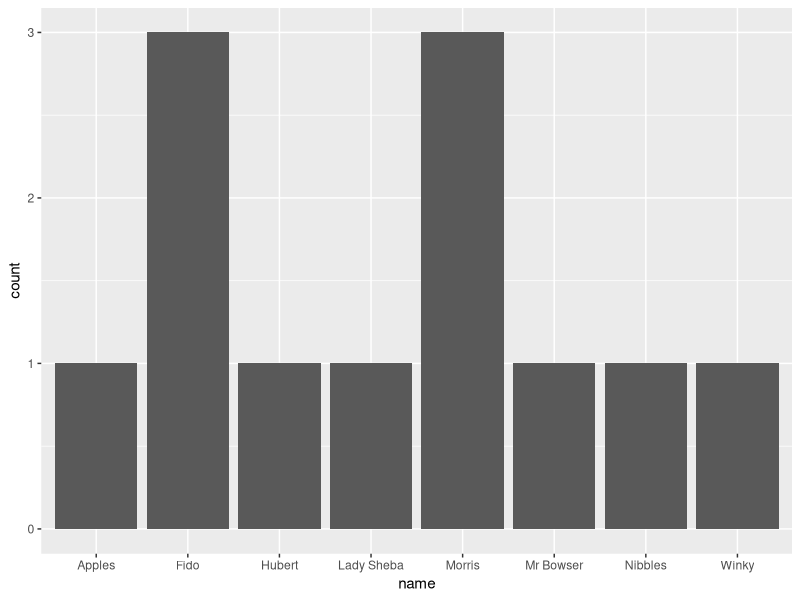
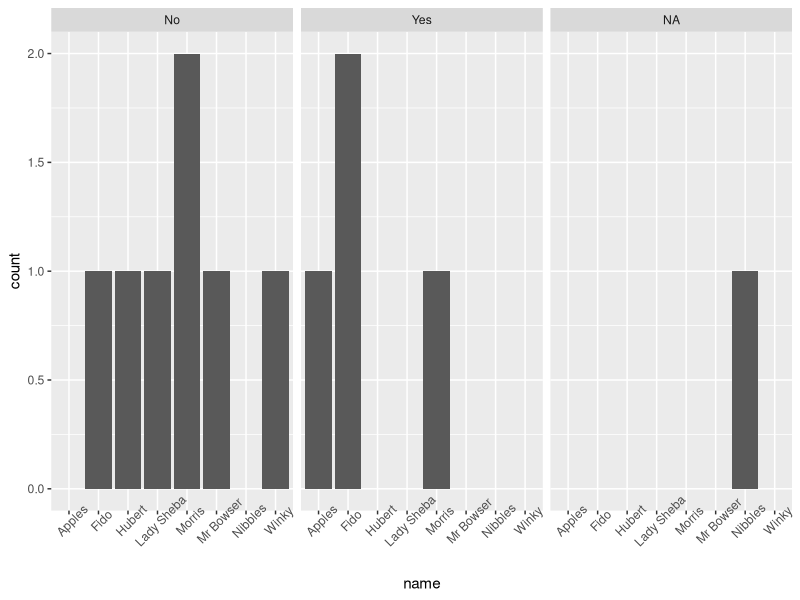
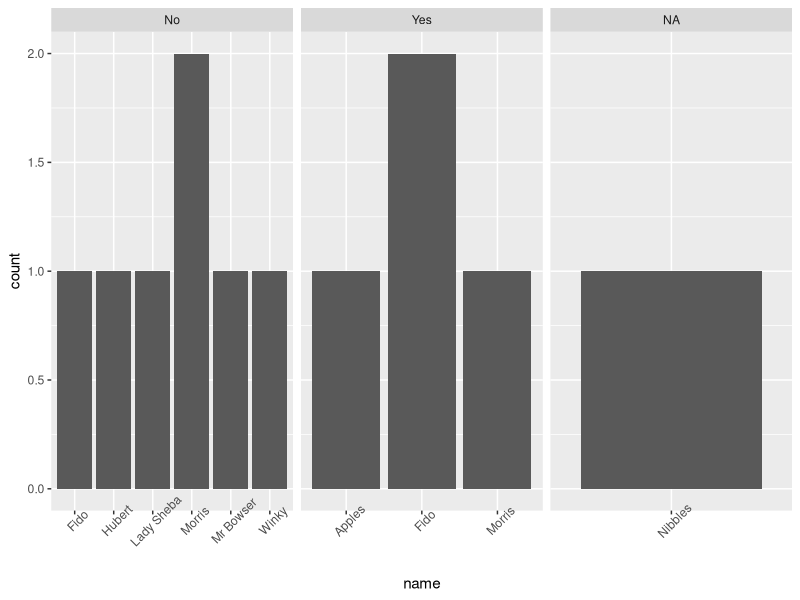
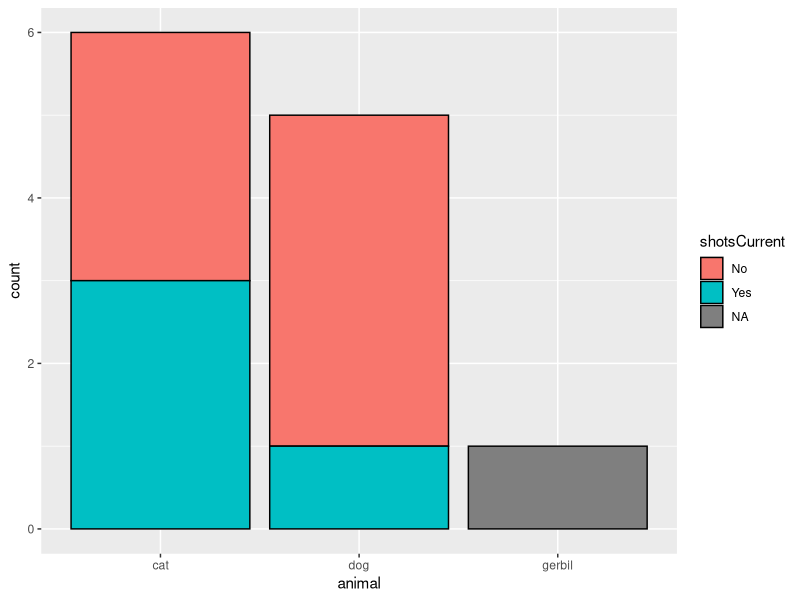
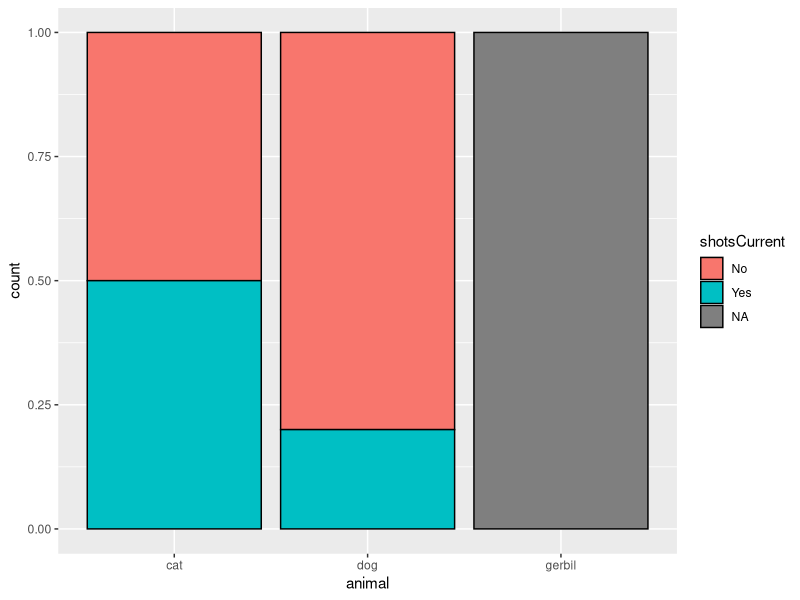
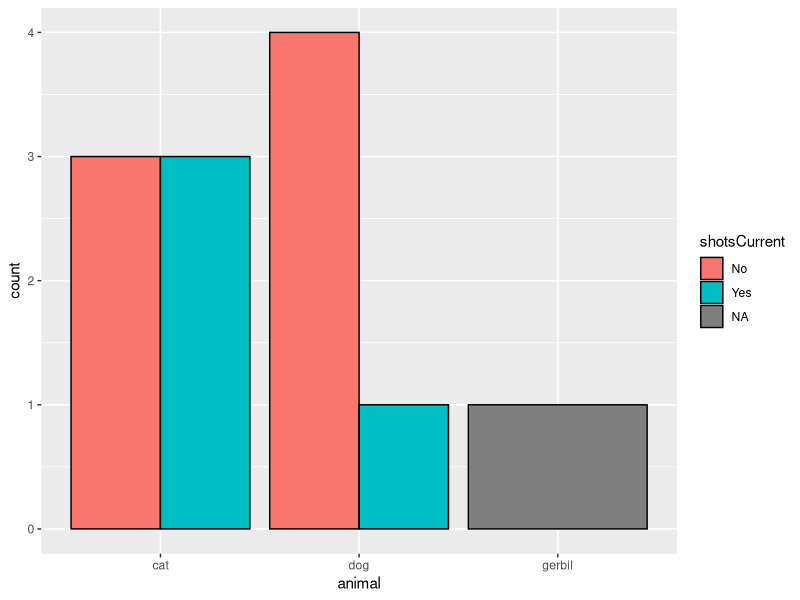
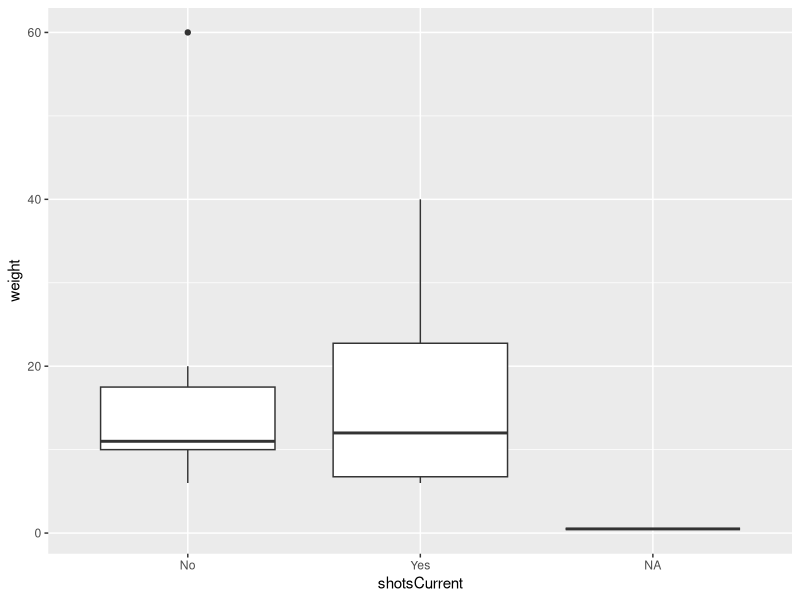
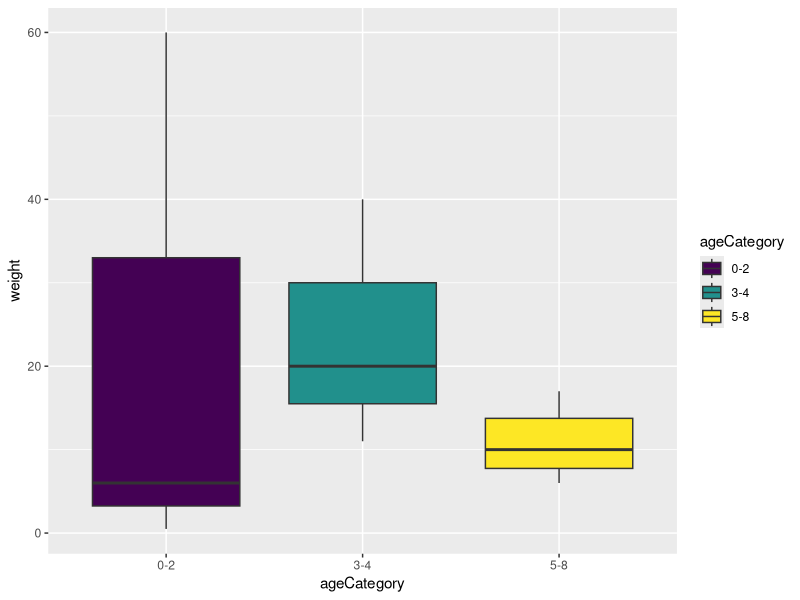

Here is the R script that generated these plots, in order:
## ---- chunk 1
knitr::opts_chunk$set(echo = TRUE)
## ---- chunk 2
library(tidyverse)

##make our table of pets
pets <- data.frame(id=c('C1','C2','D1','D4','D8', 'C4', 'D5', 
                        'C10', "G4", "C11", "D9", "C6"),
                name=factor(c("Morris", "Morris", "Fido", "Mr Bowser", 
                              "Fido", "Lady Sheba", "Hubert", "Apples", "Nibbles",
                              "Morris", "Winky", "Fido")),
                ##weight is in pounds
                weight=c(6,7,15,20,40, 10, 60, 17, 0.5, 10, 11, 6),
                animal=factor(c("cat", "cat", "dog", "dog", "dog", 
                                "cat", "dog", "cat", "gerbil", "cat", "dog", "cat")),
                ##because it's an ordered category, we have to specify 
                ##order as the levels argument
                ageCategory= ordered(c("0-2", "5-8", "5-8", "3-4", "3-4", 
                                       "5-8", "0-2", "5-8", "0-2","5-8", "3-4", "5-8"), 
                                       levels=c("0-2", "3-4", "5-8")),
                shotsCurrent=c("No", "Yes", "No", "No", "Yes", "No", 
                               "No", "Yes", NA, "No", "No", "Yes"))

pets
## ---- chunk 3
ggplot(pets, aes(x=name)) + geom_bar()
## ---- chunk 4
ggplot(pets, aes(x=name)) + geom_bar() + 
  ## have to specify facets using notation
  ## try out facets=~ageCategory!
  facet_wrap(facets=~shotsCurrent) + 
  ## we make the x axis x angled for better legibility
  theme(axis.text.x = element_text(angle=45))
## ---- chunk 5
ggplot(pets, aes(x=name)) + geom_bar() + 
  facet_wrap(facets=~shotsCurrent, scale="free_x") +
  theme(axis.text.x = element_text(angle=45))
  
## ---- chunk 6
#we map color (the outline of the plot) to black to make it look prettier
ggplot(pets, aes(x=animal,fill=shotsCurrent)) + geom_bar(color="black")
## ---- chunk 7
ggplot(pets, aes(x=animal,fill=shotsCurrent)) + 
  geom_bar(position = "fill", color = "black")
## ---- chunk 8
ggplot(pets, aes(x=animal,fill=shotsCurrent)) + 
  geom_bar(position="dodge", color="black")

## ---- chunk 9
#Space for your answer here.
## ---- chunk 10
ggplot(pets, aes(x=shotsCurrent, y=weight)) + geom_boxplot()
## ---- chunk 11
ggplot(pets, aes(x=ageCategory, y=weight, fill=ageCategory)) + geom_boxplot()
## ---- chunk 12
##Space for your answer here
## ---- chunk 13
library(forcats)
## ---- chunk 14
ggplot(data=pets, aes(x=id,y=weight)) + geom_bar(stat="identity")
## ---- chunk 15
pets %>% mutate(id2=fct_reorder(id, weight)) %>% 
  ggplot(aes(x=id2,y=weight)) + 
  geom_bar(stat="identity") 
## ---- chunk 16
library(forcats)
pets %>% mutate(id2=fct_rev(id))%>% 
  ggplot(aes(x=id2,y=weight)) + 
  geom_bar(stat="identity")
## ---- chunk 17
pets %>% mutate(name = fct_infreq(name)) %>% ggplot(aes(x=name)) + geom_bar()
## ---- chunk 18

## ---- chunk 19

